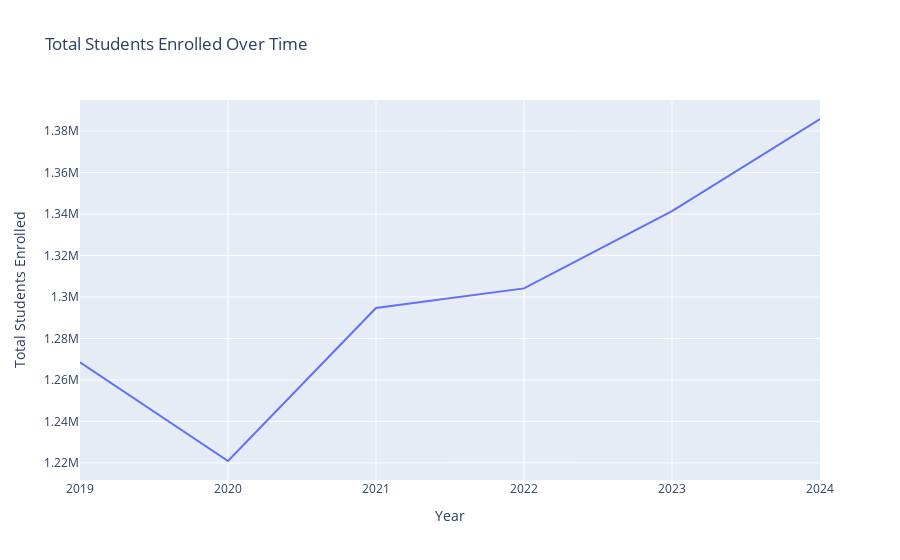

The notebook cell saved with this chart:
### Code cell
#For this first figure I choose a line graph to show the change over time of enrollment. 

fig1 = px.line(
    all_years,
    x='Year',
    y='Total Students Enrolled',
    title='Total Students Enrolled Over Time')
fig1

### Figure 1 — Plotly figure (JSON) as saved in the notebook; plotly's stock layout.template omitted (floating-point values rounded to 4 significant figures)
{"data": [{"hovertemplate": "Year=%{x}<br>Total Students Enrolled=%{y}<extra></extra>", "legendgroup": "", "line": {"color": "#636efa", "dash": "solid"}, "marker": {"symbol": "circle"}, "mode": "lines", "name": "", "orientation": "v", "showlegend": false, "type": "scatter", "x": [2019, 2020, 2021, 2022, 2023, 2024], "xaxis": "x", "y": [1268483, 1220898, 1294699, 1304132, 1341433, 1385814], "yaxis": "y"}], "layout": {"autosize": true, "legend": {"tracegroupgap": 0}, "title": {"text": "Total Students Enrolled Over Time"}, "xaxis": {"anchor": "y", "autorange": true, "domain": [0, 1], "range": [2019, 2024], "title": {"text": "Year"}, "type": "linear"}, "yaxis": {"anchor": "x", "autorange": true, "domain": [0, 1], "range": [1211736, 1394976], "title": {"text": "Total Students Enrolled"}, "type": "linear"}}}
